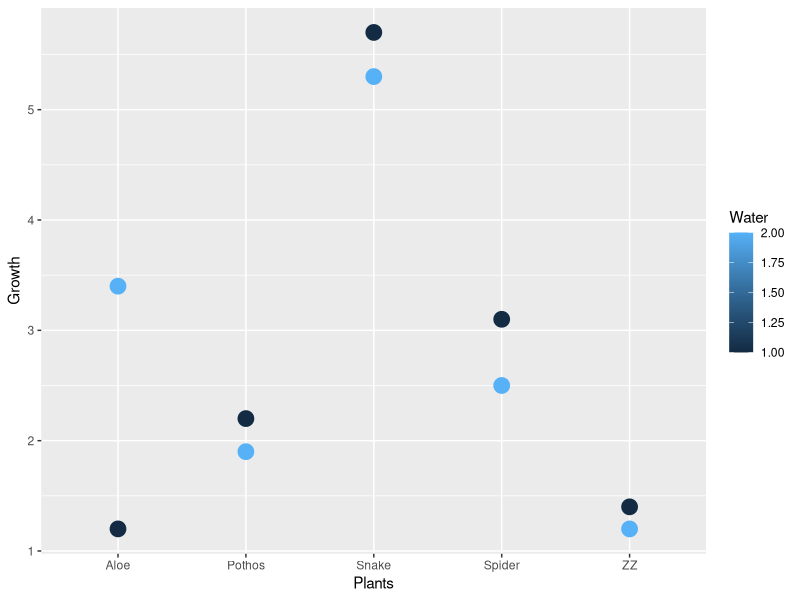

The R script that drew this image: (Note: this script raises an error after producing the figure.)
## ---- chunk 1
#Load in dplyr and ggplot2
library(dplyr)
library(ggplot2)
## ---- chunk 2
#We can create a data frame using the c() function

myplants <- data.frame(Plants = c("Aloe", "Pothos", "Spider", "ZZ", "Snake", 
                                "Aloe", "Pothos", "Spider", "ZZ", "Snake"),
                     Growth = c(1.2, 2.2, 3.1, 1.4, 5.7, 3.4, 1.9, 2.5, 1.2, 5.3),
                     Water = c(1,1,1,1,1,2,2,2,2,2))

#View Data using head() or str()
head(myplants)

#We can use square brackets and $ to select columns and rows of a data frame
myplants[myplants$Growth > 2,]

#We can use dplyr to filter for this same Growth
myplants %>% filter(Growth > 2)

#If we wanted to count how many elements in a vector satisfy this, we could sum a logical. First print the logical, then find the sum
myplants$Growth > 2
sum(myplants$Growth > 2)

#Using dplyr, we could use the count() function to find this same thing
myplants %>% count(Growth > 2)
myplants %>% filter(Growth > 2) %>% count()

#If we wanted to make a new data frame for just the Pothos plants, we could assign using the '<-' sign
pothos_plants <- myplants[myplants$Plants == "Pothos",]

#Finally, if we wanted to use the qplot function to plot the data, we could do so as follows:
qplot(Plants, Growth, data = myplants, color = Water, size = I(5))
## ---- chunk 3
#Load in the dplyr library if you haven't already


#Read in your penguins dataset


#Using square brackets, make a new data frame for female Adelie penguins


#Using dplyr, count how many Adelie female penguins are in each island


#Using dplyr, make another data frame for male Gentoo penguins


#Without using dplyr, count how many Gentoo male penguins are on the island Biscoe


## ---- chunk 4

ggplot(data = penguins, aes(x = bill_length_mm, y = flipper_length_mm)) + geom_point()

ggplot(data = penguins, aes(x = bill_length_mm, y = flipper_length_mm, color = species)) + geom_point()

## ---- chunk 5
#Try plotting the flipper length and body mass using geom_point(), and then coloring points by sex


## ---- chunk 6
#Next let's add these labels to our plot. Notice that each line ends in a '+'

ggplot(data = penguins, aes(x = bill_length_mm, y = flipper_length_mm, color = species)) + 
  geom_point() +
  ggtitle("Penguin Bill vs Flipper Length") +
  xlab("Bill Length (mm)") +
  ylab("Flipper Length (mm)")

## ---- chunk 7
#How do we find the help menu?

#Scroll down to the "Aesthetics" section; what do you find?

#Scroll down to the "Examples" section - how would you set your aesthetics to a fixed value?

## ---- chunk 8
#Changing the size to larger
ggplot(data = penguins, aes(x = bill_length_mm, y = flipper_length_mm, color = species)) + 
  geom_point(size = 4)

#Changing the transparency (alpha) to lighter
ggplot(data = penguins, aes(x = bill_length_mm, y = flipper_length_mm, color = species)) + 
  geom_point(alpha = 0.5)
  
## ---- chunk 9
ggplot(data = penguins, aes(x = bill_length_mm, y = flipper_length_mm, color = species)) + 
  geom_point(size = 4, alpha = 0.5)

## ---- chunk 10
ggplot(data = penguins, aes(x = bill_length_mm, y = flipper_length_mm)) + 
  geom_point(size = 4, alpha = 0.5, color = "red")

## ---- chunk 11
# CHANGE THE FOLLOWING CODE to make **shape** rather than **color** vary by species.

ggplot(data = penguins, aes(x = bill_length_mm, y = flipper_length_mm, color = species)) + 
  geom_point(size = 4,alpha = 0.5)

## ---- chunk 12
#First define your data, then aesthetics (aes), and finally add on your geom at the end
ggplot(data = penguins, aes(x = flipper_length_mm, color = species)) + geom_density()

## ---- chunk 13
#On your own, add the title and x and y labels to your density plot.

#Next, see what the "size" function does if you add that to geom_density(). Set the size to 2.

## ---- chunk 14
#Notice that the argument after x is fill, rather than color (which we've used before)

ggplot(data = penguins, aes(x = flipper_length_mm, fill = species)) + geom_density()

## ---- chunk 15
#Use head() or str() to find the variables that are numeric

#Make a scatter plot of the two variables using geom_point()

#Add a color to separate the categorical variable

#Add axis labels and a title to your plot

#Make a density plot using geom_density()

#Add axis labels and a title to your plot

#Share with the class which variables you chose and what your plots looked like

